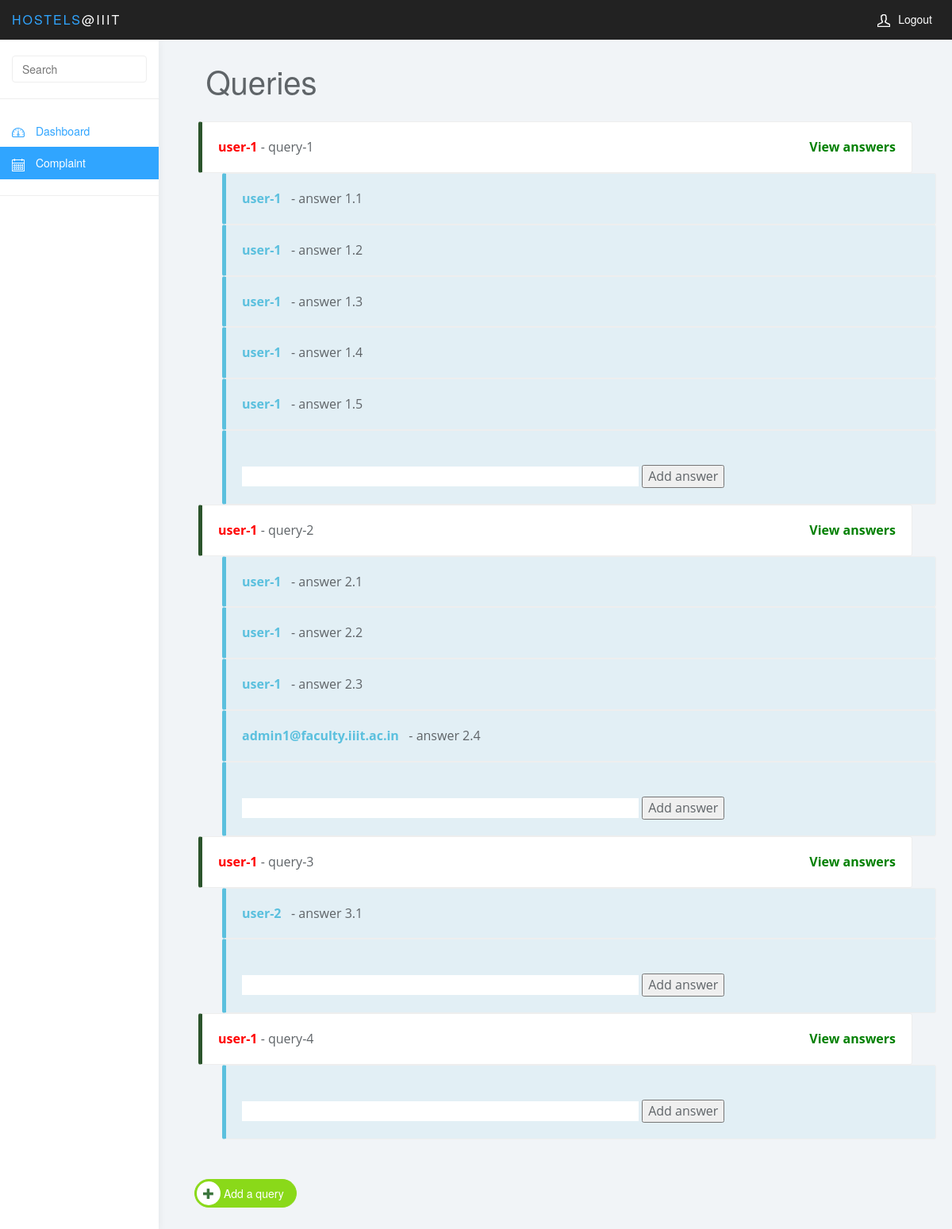
The page /student/complaint (signed in) on the database its author committed.
### app/complaints/models.py (models this page shows, shortened)
class Complaint(db.Model):
    id = db.Column(db.Integer, primary_key=True,autoincrement = True)
    roll_no = db.Column(db.Integer)
    text = db.Column(db.Text)

class answer(db.Model):
    id = db.Column(db.Integer, primary_key=True, autoincrement= True)
    body = db.Column(db.Text)
    roll_no = db.Column(db.Integer)
    complaint_id = db.Column(db.Integer, db.ForeignKey('complaint.id'))
    complaint = db.relationship('Complaint',backref=db.backref('answers', lazy='dynamic'))

### app/student_profiles/models.py (models this page shows, shortened)
class public_details(db.Model):
    name = db.Column(db.String(255))
    roll_no = db.Column(db.Integer,primary_key = True)
    email = db.Column(db.String(255),unique = True)
    hostel = db.Column(db.String(255))
    room_no = db.Column(db.String(80))
    parents_name = db.Column(db.String(80))
    personal_no = db.Column(db.String(80))
    parents_no = db.Column(db.String(80))
    address = db.Column(db.String(1000))
    rate_sum = db.Column(db.Integer)
    rate_count = db.Column(db.Integer)

### app/login/models.py (models this page shows, shortened)
class Admin(db.Model):
    serial_no=db.Column(db.Integer,primary_key=True,autoincrement=True)
    email = db.Column(db.String(255),unique=True)
    password = db.Column(db.String(255))

### app/student_profiles/controllers.py (the view)
@mod_stuProfile.route('/complaint')
def complaint():
    if 'user_id' not in session:
        return redirect('/login')
    r = make_response(render_template('complaint.html',complaints = Complaint.query.all(),User = User,Admin = Admin,public_details = public_details))
    r.headers.set('Cache-Control', 'no-store, no-cache, must-revalidate, post-check=0, pre-check=0')
    return r

### app/templates/complaint.html (shortened to what this page needs)
<!DOCTYPE html>
<html>
<head>
<link href="/static/stucss/bootstrap.min.css" rel="stylesheet">
<link href="/static/stucss/styles.css" rel="stylesheet">
</head>
<body>
	<nav class="navbar navbar-inverse navbar-fixed-top" role="navigation">
		<div class="container-fluid">
			<div class="navbar-header">
				<a class="navbar-brand" href="#"><span>Hostels</span>@IIIT</a>
				<ul class="user-menu">
					<li class="dropdown pull-right">
						<a href="/logout" target=""><svg class="glyph stroked male-user" ><use xlink:href="#stroked-male-user"></use></svg>Logout </a>
					</li>
				</ul>
			</div>
		</div>
	</nav>
	<div id="sidebar-collapse" class="col-sm-3 col-lg-2 sidebar">
	<form role="search" action="/student/search" method="POST">
			<div class="form-group">
				<input type="text" class="form-control" name="searchvalue" placeholder="Search">
			</div>
		</form>
		<ul class="nav menu">
			<li ><a href="/student/home/<username>" target=""><svg class="glyph stroked dashboard-dial"><use xlink:href="#stroked-dashboard-dial"></use></svg> Dashboard</a></li>
			<li class="active"><a href="/student/complaint" target=""><svg class="glyph stroked calendar"><use xlink:href="#stroked-calendar"></use></svg> Complaint </a></li>
		<li role="presentation" class="divider"></li>
	</div>
	<div class="col-sm-9 col-sm-offset-3 col-lg-10 col-lg-offset-2 main">
		<div class="row">
			<div class="col-lg-12">
				<h1 class="page-header">&nbsp;&nbsp;&nbsp;&nbsp;Queries</h1>
			</div>
		</div>
	{% for complaint in complaints %}
	<div class="row">
		<div class="error-notice" >
          <div class="oaerror success" style="background-color:white">
            <strong style="color:red">
            	{{public_details.query.filter_by(roll_no = complaint.roll_no).first().name}}
            </strong> - {{complaint.text}} <a href="#{{complaint.id}}" ><strong style="color:green;float:right">View answers</strong></a>
			         		  </div>
		{% for answer in complaint.answers.all() %}
		<div class="oaerror info" id="{{complaint.id}}"style="margin-left:80px">
            <strong>
						{% if User.query.filter_by(roll_no = answer.roll_no).first() %}
								{{public_details.query.filter_by(roll_no = answer.roll_no).first().name}}
							{% else %}
								{{Admin.query.filter_by(serial_no = answer.roll_no).first().email}}
							{% endif %}
				</strong>&nbsp;&nbsp;- {{answer.body}}
          </div>
		{% endfor %}
		<div class="oaerror info" id="{{complaint.id}}"style="margin-left:80px">
            &nbsp;&nbsp;<form action="/complaint/addAnswer" method="POST"><input type="text" name="answer_text" style="border:0px;width:500px;"/>&nbsp;<input type="hidden" name="id" value="{{complaint.id}}"/><input type="submit" name="Add Comment" value="Add answer"/></form>
          </div>
        </div>
	</div>
	{% endfor %}
	<br/>
	<a class="btn icon-btn btn-success" style="margin:30px;" onclick="addQues()"href="#ques"><span class="glyphicon btn-glyphicon glyphicon-plus img-circle text-success"></span>Add a query</a>
	<br/>
	</div>
</body>
</html>

### app/static/stucss/styles.css (style rules this page uses)
body { background: #f1f4f7; padding-top: 50px; color: #5f6468; }
a, a:hover, a:focus { color: #30a5ff; }
h1, h2, h3, h4, h5, h6 { color: #5f6468; }
h1 { font-weight: 300; font-size: 40px; }
.form-control { border: 1px solid #eee; box-shadow: none; }
.navbar-header .navbar-brand { color: #fff; font-size: 16px; text-transform: uppercase; font-weight: 500; letter-spacing: 2px; }
.navbar-header .navbar-brand span { color: #30a5ff; }
.btn-success, .btn-success:hover, .btn-success:focus, .btn-success:active, .btn-success.active, .open > .dropdown-toggle.btn-success, .btn-success.disabled, .btn-success[disabled], fieldset[disabled] .btn-success, .btn-success.disabled:hover, .btn-success[disabled]:hover, fieldset[disabled] .btn-success:hover, .btn-success.disabled:focus, .btn-success[disabled]:focus, fieldset[disabled] .btn-success:focus, .btn-success.disabled:active, .btn-success[disabled]:active, fieldset[disabled] .btn-success:active, .btn-success.disabled.active, .btn-success[disabled].active, fieldset[disabled] .btn-success.active { background-color: #8ad919; border-color: #8ad919; }
.navbar { border: 0; }
.user-menu { display: inline-block; margin-top: 14px; margin-right: 10px; float: right; list-style: none; padding: 0; }
.user-menu a { color: #fff; }
.sidebar { display: block; background-color: #fff; padding: 0; display: none; }
.sidebar form { padding: 20px 15px 5px 15px; border-bottom: 1px solid #eee; margin-bottom: 20px; }
@media (min-width: 768px) { .sidebar { display: block; position: fixed; top: 50px; bottom: 0; left: 0; z-index: 1000; display: block; margin: 0; padding: 0; overflow-x: hidden; overflow-y: auto; background-color: #fff; box-shadow: 1px 0px 10px rgba(0, 0, 0, .05); } }
@media (min-width: 768px) { .navbar-header { width: 100%; } }
.sidebar ul.nav .active a, .sidebar ul.nav li.parent a.active, .sidebar ul.nav .active > a:hover, .sidebar ul.nav li.parent a.active:hover, .sidebar ul.nav .active > a:focus, .sidebar ul.nav li.parent a.active:focus { color: #fff; background-color: #30a5ff; }
.sidebar ul.nav li.divider { border-bottom: 1px solid #eee; margin: 20px 0; }
h1.page-header { margin-top: 30px; border-bottom: 0; }
.sidebar .glyph, .user-menu .glyph { height: 16px; width: 16px; margin: 0 10px 0 0; stroke-width: 3px; }
.user-menu .glyph { stroke-width: 4px; }

### app/templates/complaint.html (style rules this page uses)
.error-notice { margin: 0px; }
.btn-glyphicon { padding:8px; background:#ffffff; margin-right:4px; }
.icon-btn { padding: 1px 15px 3px 2px; border-radius:50px; }
.oaerror { width: 90%; margin: 0 auto; background-color: #FFFFFF; padding: 20px; border: 1px solid #eee; border-left-width: 5px; border-radius: 3px; margin: 0 auto; font-family: 'Open Sans', sans-serif; font-size: 16px; }
.info { border-left-color: #5bc0de; background-color: rgba(91, 192, 222, 0.1); }
.info strong { color: #5bc0de; }
.success { border-left-color: #2b542c; background-color: rgba(43, 84, 44, 0.1); }
.success strong { color: #2b542c; }

### rows shown on the page
Complaint: query.filter_by "user-1", text "query-1"
answer: query.filter_by "user-1", body "answer 1.1"
answer: query.filter_by "user-1", body "answer 1.2"
answer: query.filter_by "user-1", body "answer 1.3"
answer: query.filter_by "user-1", body "answer 1.4"
answer: query.filter_by "user-1", body "answer 1.5"
Complaint: query.filter_by "user-1", text "query-2"
answer: query.filter_by "user-1", body "answer 2.1"
answer: query.filter_by "user-1", body "answer 2.2"
answer: query.filter_by "user-1", body "answer 2.3"
answer: query.filter_by "admin1@faculty.iiit.ac.in", body "answer 2.4"
Complaint: query.filter_by "user-1", text "query-3"
answer: query.filter_by "user-2", body "answer 3.1"
Complaint: query.filter_by "user-1", text "query-4"
